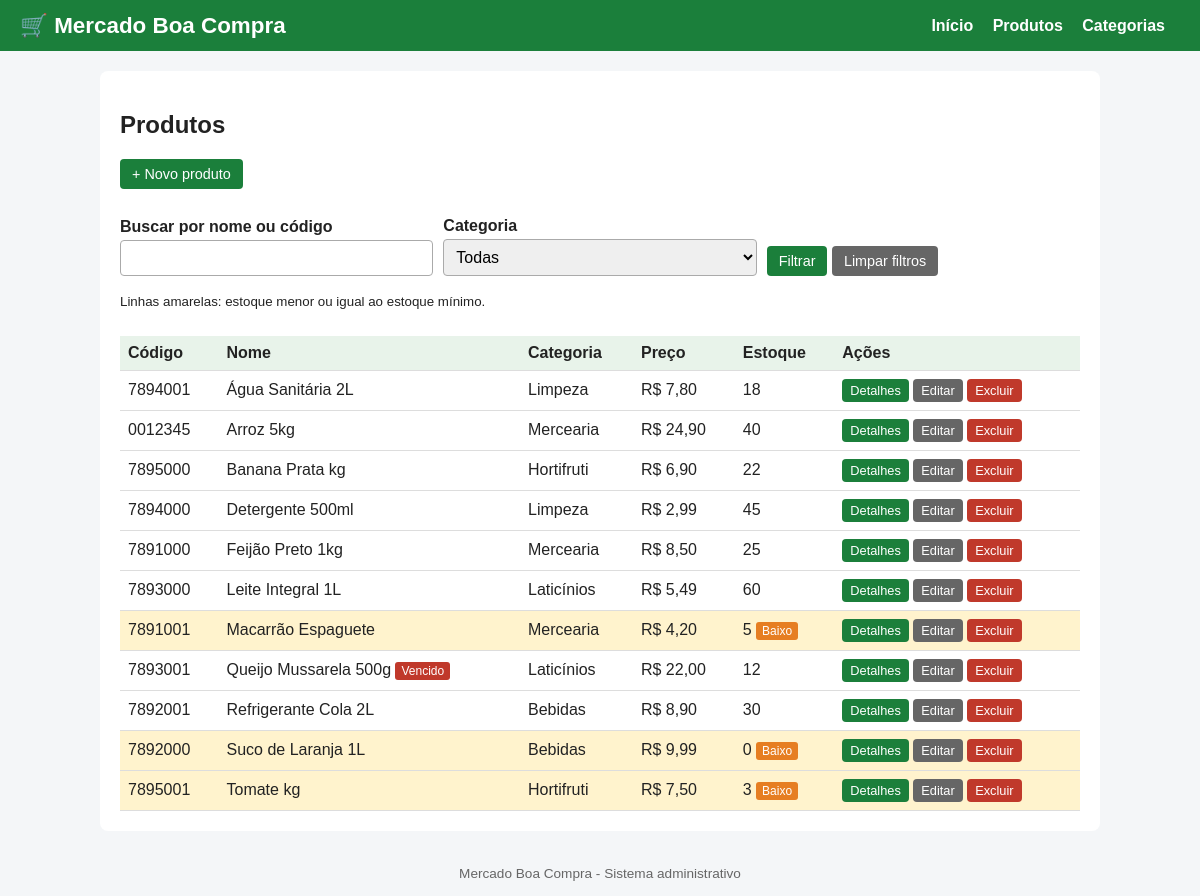
/produtos.php, run on the app's committed database.
### tables this page shows
CREATE TABLE produtos (
  id INT AUTO_INCREMENT PRIMARY KEY,
  codigo VARCHAR(30) NOT NULL UNIQUE,
  nome VARCHAR(120) NOT NULL,
  descricao TEXT NULL,
  categoria_id INT NOT NULL,
  preco DECIMAL(10,2) NOT NULL,
  estoque INT UNSIGNED NOT NULL DEFAULT 0,
  estoque_minimo INT UNSIGNED NOT NULL DEFAULT 0,
  validade DATE NULL,
  CONSTRAINT fk_produto_categoria FOREIGN KEY (categoria_id)
    REFERENCES categorias(id) ON DELETE RESTRICT ON UPDATE RESTRICT
);

CREATE TABLE categorias (
  id INT AUTO_INCREMENT PRIMARY KEY,
  nome VARCHAR(80) NOT NULL UNIQUE,
  descricao VARCHAR(255) NULL
);

### funcoes.php (called while the page is built, shortened)
<?php
function e($v) { return htmlspecialchars((string)$v, ENT_QUOTES, 'UTF-8'); }
function reais($v) { return 'R$ ' . number_format((float)$v, 2, ',', '.'); }

### produtos.php (the view, shortened to what this page needs)
<?php
require 'conexao.php';
require 'funcoes.php';
$busca = trim($_GET['busca'] ?? '');
$catFiltro = filter_var($_GET['categoria'] ?? '', FILTER_VALIDATE_INT);
$sql = "SELECT p.*, c.nome AS categoria FROM produtos p JOIN categorias c ON c.id = p.categoria_id WHERE 1=1";
$par = [];
$sql .= " ORDER BY p.nome";
$st = $pdo->prepare($sql);
$st->execute($par);
$produtos = $st->fetchAll();
$hoje = date('Y-m-d');
$filtrando = ($busca !== '' || $catFiltro);
require 'cabecalho.php';
?>
<h2>Produtos</h2>
<p><a class="btn" href="produto_form.php">+ Novo produto</a></p>
<form method="get" action="produtos.php" class="filtros">
  <div>
    <label for="busca">Buscar por nome ou código</label>
    <input type="text" id="busca" name="busca" value="<?= e($busca) ?>">
  </div>
  <div>
    <label for="categoria">Categoria</label>
    <select id="categoria" name="categoria">
      <option value="">Todas</option>
    </select>
  </div>
  <div>
    <button class="btn" type="submit">Filtrar</button>
    <a class="btn sec" href="produtos.php">Limpar filtros</a>
  </div>
</form>
<?php if (!$produtos): ?>
  <div class="msg aviso"><?= $filtrando ? 'Nenhum produto encontrado para os filtros informados.' : 'Nenhum produto cadastrado.' ?></div>
<?php else: ?>
<p><small>Linhas amarelas: estoque menor ou igual ao estoque mínimo.</small></p>
<div class="tabela-wrap">
<table>
  <tr><th>Código</th><th>Nome</th><th>Categoria</th><th>Preço</th><th>Estoque</th><th>Ações</th></tr>
  <?php foreach ($produtos as $p):
      $baixo = $p['estoque'] <= $p['estoque_minimo'];
      $vencido = $p['validade'] !== null && $p['validade'] < $hoje; ?>
  <tr class="<?= $baixo ? 'alerta' : '' ?>">
    <td><?= e($p['codigo']) ?></td>
    <td><?= e($p['nome']) ?> <?= $vencido ? '<span class="tag vencido">Vencido</span>' : '' ?></td>
    <td><?= e($p['categoria']) ?></td>
    <td><?= reais($p['preco']) ?></td>
    <td><?= (int)$p['estoque'] ?> <?= $baixo ? '<span class="tag baixo">Baixo</span>' : '' ?></td>
    <td class="acoes">
      <a class="btn peq" href="produto_detalhes.php?id=<?= (int)$p['id'] ?>">Detalhes</a>
      <a class="btn peq sec" href="produto_form.php?id=<?= (int)$p['id'] ?>">Editar</a>
      <a class="btn peq perigo" href="produto_excluir.php?id=<?= (int)$p['id'] ?>">Excluir</a>
    </td>
  </tr>
  <?php endforeach; ?>
</table>
</div>
<?php endif; ?>
<?php require 'rodape.php'; ?>

### cabecalho.php (shortened to what this page needs)
<!DOCTYPE html>
<html lang="pt-br">
<head>
  <link rel="stylesheet" href="estilo.css">
</head>
<body>
<header>
  <h1>🛒 Mercado Boa Compra</h1>
  <nav>
    <a href="index.php">Início</a>
    <a href="produtos.php">Produtos</a>
    <a href="categorias.php">Categorias</a>
  </nav>
</header>
<main>

### rodape.php
</main>
<footer>Mercado Boa Compra - Sistema administrativo</footer>
</body>
</html>

### estilo.css (style rules this page uses)
* { box-sizing: border-box; }
body { font-family: Arial, sans-serif; margin: 0; background: #f4f6f8; color: #222; }
header { background: #1b7f3b; color: #fff; padding: 12px 20px; display: flex; flex-wrap: wrap; justify-content: space-between; align-items: center; gap: 10px; }
header h1 { margin: 0; font-size: 1.4rem; }
nav a { color: #fff; text-decoration: none; margin-right: 15px; font-weight: bold; }
main { max-width: 1000px; margin: 20px auto; background: #fff; padding: 20px; border-radius: 8px; }
footer { text-align: center; color: #666; padding: 15px; font-size: .85rem; }
table { width: 100%; border-collapse: collapse; margin-top: 10px; }
th, td { padding: 8px; border-bottom: 1px solid #ddd; text-align: left; }
th { background: #e8f3ea; }
.tabela-wrap { overflow-x: auto; }
tr.alerta { background: #fff3cd; }
.btn { display: inline-block; padding: 7px 12px; background: #1b7f3b; color: #fff; border: 0; border-radius: 4px; text-decoration: none; cursor: pointer; font-size: .9rem; }
.btn.sec { background: #666; }
.btn.perigo { background: #c0392b; }
.btn.peq { padding: 4px 8px; font-size: .8rem; }
label { display: block; margin-top: 12px; font-weight: bold; }
input, select, textarea { width: 100%; padding: 8px; margin-top: 4px; border: 1px solid #aaa; border-radius: 4px; font-size: 1rem; }
.filtros { display: flex; flex-wrap: wrap; gap: 10px; align-items: flex-end; }
.filtros > div { flex: 1; min-width: 180px; }
.tag { padding: 2px 6px; border-radius: 3px; font-size: .75rem; color: #fff; }
.tag.baixo { background: #e67e22; }
.tag.vencido { background: #c0392b; }
.acoes { white-space: nowrap; }

### data on the page
produtos: codigo "7894001", nome "Água Sanitária 2L", categoria.nome "Limpeza", preco "R$ 7,80", estoque "18"
produtos: codigo "0012345", nome "Arroz 5kg", categoria.nome "Mercearia", preco "R$ 24,90", estoque "40"
produtos: codigo "7895000", nome "Banana Prata kg", categoria.nome "Hortifruti", preco "R$ 6,90", estoque "22"
produtos: codigo "7894000", nome "Detergente 500ml", categoria.nome "Limpeza", preco "R$ 2,99", estoque "45"
produtos: codigo "7891000", nome "Feijão Preto 1kg", categoria.nome "Mercearia", preco "R$ 8,50", estoque "25"
produtos: codigo "7893000", nome "Leite Integral 1L", categoria.nome "Laticínios", preco "R$ 5,49", estoque "60"
produtos: codigo "7891001", nome "Macarrão Espaguete", categoria.nome "Mercearia", preco "R$ 4,20", estoque "5", estoque_minimo "Baixo"
produtos: codigo "7893001", nome "Queijo Mussarela 500g", validade "Vencido", categoria.nome "Laticínios", preco "R$ 22,00", estoque "12"
produtos: codigo "7892001", nome "Refrigerante Cola 2L", categoria.nome "Bebidas", preco "R$ 8,90", estoque "30"
produtos: codigo "7892000", nome "Suco de Laranja 1L", categoria.nome "Bebidas", preco "R$ 9,99", estoque "0", estoque_minimo "Baixo"
produtos: codigo "7895001", nome "Tomate kg", categoria.nome "Hortifruti", preco "R$ 7,50", estoque "3", estoque_minimo "Baixo"
